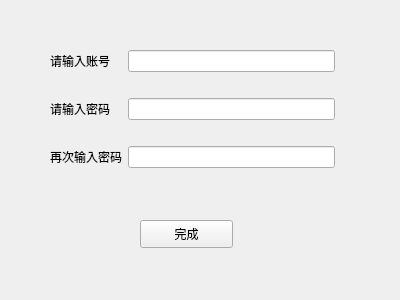
<?xml version="1.0" encoding="UTF-8"?>
<ui version="4.0">
 <class>regist</class>
 <widget class="QWidget" name="regist">
  <property name="geometry">
   <rect>
    <x>0</x>
    <y>0</y>
    <width>400</width>
    <height>300</height>
   </rect>
  </property>
  <property name="windowTitle">
   <string>Form</string>
  </property>
  <widget class="QWidget" name="widget" native="true">
   <property name="geometry">
    <rect>
     <x>50</x>
     <y>30</y>
     <width>285</width>
     <height>161</height>
    </rect>
   </property>
   <layout class="QGridLayout" name="gridLayout">
    <item row="0" column="0">
     <widget class="QLabel" name="label_5">
      <property name="text">
       <string>请输入账号</string>
      </property>
     </widget>
    </item>
    <item row="0" column="1">
     <widget class="QLineEdit" name="user"/>
    </item>
    <item row="1" column="0">
     <widget class="QLabel" name="label_4">
      <property name="text">
       <string>请输入密码</string>
      </property>
     </widget>
    </item>
    <item row="1" column="1">
     <widget class="QLineEdit" name="passwd">
      <property name="echoMode">
       <enum>QLineEdit::Password</enum>
      </property>
     </widget>
    </item>
    <item row="2" column="0">
     <widget class="QLabel" name="label_3">
      <property name="text">
       <string>再次输入密码</string>
      </property>
     </widget>
    </item>
    <item row="2" column="1">
     <widget class="QLineEdit" name="passwd1">
      <property name="inputMask">
       <string/>
      </property>
      <property name="echoMode">
       <enum>QLineEdit::Password</enum>
      </property>
     </widget>
    </item>
   </layout>
  </widget>
  <widget class="QPushButton" name="finish">
   <property name="geometry">
    <rect>
     <x>140</x>
     <y>220</y>
     <width>93</width>
     <height>28</height>
    </rect>
   </property>
   <property name="text">
    <string>完成</string>
   </property>
  </widget>
 </widget>
 <resources/>
 <connections/>
</ui>
